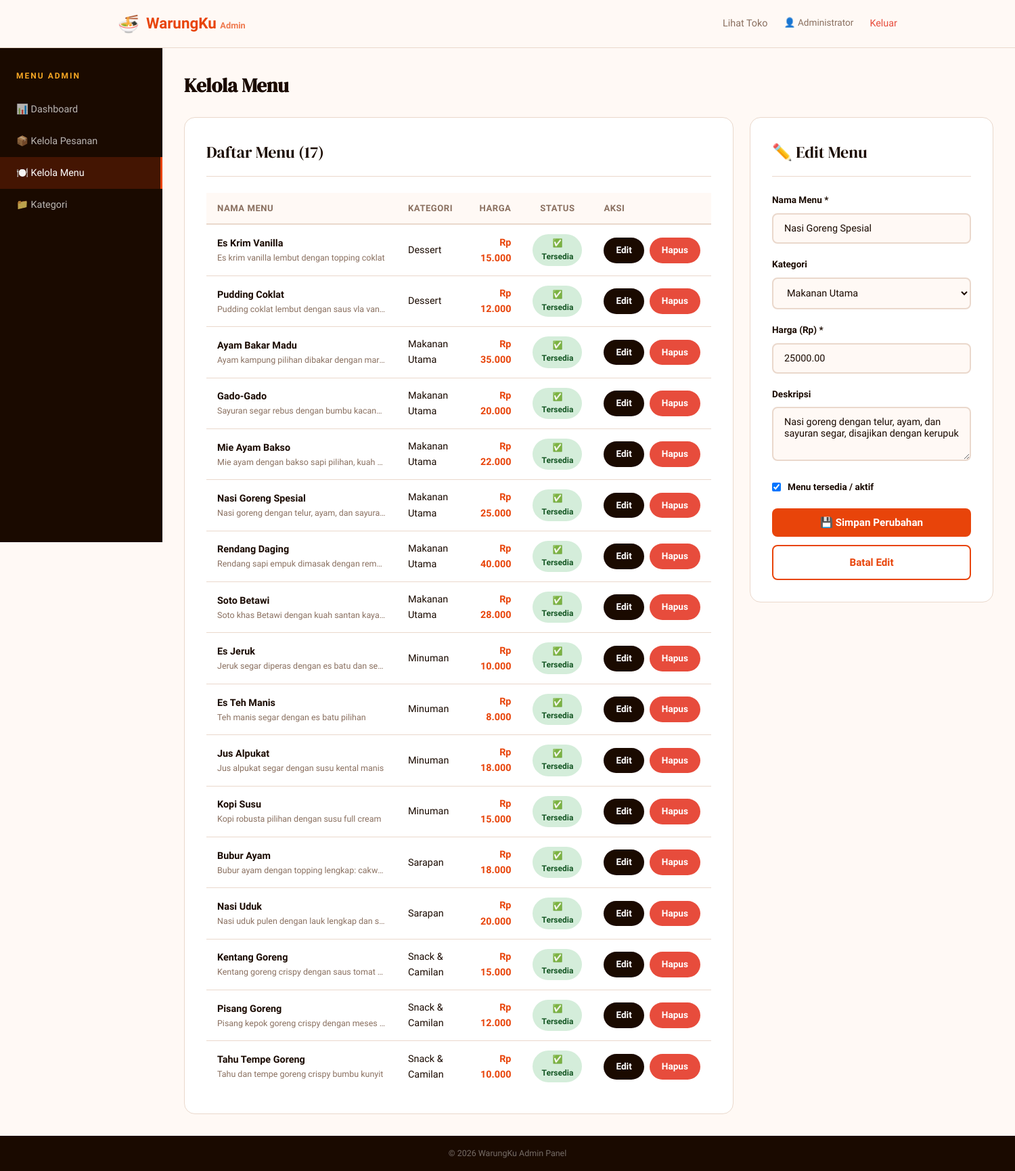
The page /menu.php?edit=1 (signed in) on the database its author committed.
### tables this page shows
CREATE TABLE IF NOT EXISTS menu (
    id INT AUTO_INCREMENT PRIMARY KEY,
    kategori_id INT,
    nama VARCHAR(200) NOT NULL,
    deskripsi TEXT,
    harga DECIMAL(10,2) NOT NULL,
    gambar VARCHAR(255) DEFAULT NULL,
    tersedia TINYINT(1) DEFAULT 1,
    created_at TIMESTAMP DEFAULT CURRENT_TIMESTAMP,
    FOREIGN KEY (kategori_id) REFERENCES kategori(id) ON DELETE SET NULL
);

CREATE TABLE IF NOT EXISTS kategori (
    id INT AUTO_INCREMENT PRIMARY KEY,
    nama VARCHAR(100) NOT NULL,
    ikon VARCHAR(10) DEFAULT '🍽️',
    created_at TIMESTAMP DEFAULT CURRENT_TIMESTAMP
);

### config.php (called while the page is built, shortened)
<?php
function formatHarga($harga) {
    return CURRENCY . ' ' . number_format($harga, 0, ',', '.');
}

### menu.php (the view, shortened to what this page needs)
<?php
require_once '../includes/config.php';
$db = getDB();
$menus     = $db->query("SELECT m.*, k.nama AS nama_kategori FROM menu m LEFT JOIN kategori k ON m.kategori_id = k.id ORDER BY k.nama, m.nama")->fetch_all(MYSQLI_ASSOC);
$kategoris = $db->query("SELECT * FROM kategori ORDER BY nama")->fetch_all(MYSQLI_ASSOC);
$editMenu = null;
if (isset($_GET['edit'])) {
    $eid = (int)$_GET['edit'];
    $stmt = $db->prepare("SELECT * FROM menu WHERE id = ?");
    $stmt->bind_param('i', $eid);
    $stmt->execute();
    $editMenu = $stmt->get_result()->fetch_assoc();
}
require_once 'header-admin.php';
?>
<div style="display:grid;grid-template-columns:1fr 360px;gap:1.5rem;align-items:start">
    <div class="card">
        <div class="card-title">Daftar Menu (<?= count($menus) ?>)</div>
        <div class="table-responsive">
            <table>
                <thead>
                    <tr>
                        <th>Nama Menu</th>
                        <th>Kategori</th>
                        <th style="text-align:right">Harga</th>
                        <th style="text-align:center">Status</th>
                        <th>Aksi</th>
                    </tr>
                </thead>
                <tbody>
                    <?php foreach ($menus as $m): ?>
                    <tr>
                        <td>
                            <strong><?= htmlspecialchars($m['nama']) ?></strong>
                            <?php if ($m['deskripsi']): ?>
                            <div style="font-size:.78rem;color:var(--text-muted);max-width:250px;overflow:hidden;text-overflow:ellipsis;white-space:nowrap">
                                <?= htmlspecialchars($m['deskripsi']) ?>
                            </div>
                            <?php endif; ?>
                        </td>
                        <td><?= htmlspecialchars($m['nama_kategori'] ?? '-') ?></td>
                        <td style="text-align:right;font-weight:600;color:var(--primary)"><?= formatHarga($m['harga']) ?></td>
                        <td style="text-align:center">
                            <a href="menu.php?toggle=<?= $m['id'] ?>"
                               style="display:inline-block;padding:4px 12px;border-radius:999px;font-size:.75rem;font-weight:700;<?= $m['tersedia'] ? 'background:#D4EDDA;color:#155724' : 'background:#F8D7DA;color:#721C24' ?>">
                                <?= $m['tersedia'] ? '✅ Tersedia' : '❌ Habis' ?>
                            </a>
                        </td>
                        <td>
                            <div style="display:flex;gap:.5rem">
                                <a href="menu.php?edit=<?= $m['id'] ?>" class="btn btn-sm btn-dark">Edit</a>
                                <a href="menu.php?hapus=<?= $m['id'] ?>" class="btn btn-sm btn-danger"
                                   onclick="return confirmDelete('Hapus menu <?= htmlspecialchars(addslashes($m['nama'])) ?>?')">Hapus</a>
                            </div>
                        </td>
                    </tr>
                    <?php endforeach; ?>
                </tbody>
            </table>
        </div>
    </div>
    <div class="card" style="position:sticky;top:90px">
        <div class="card-title"><?= $editMenu ? '✏️ Edit Menu' : '➕ Tambah Menu Baru' ?></div>
        <form method="POST">
            <div class="form-group">
                <label>Nama Menu *</label>
                <input type="text" name="nama" value="<?= htmlspecialchars($editMenu['nama'] ?? '') ?>" required placeholder="Nama menu">
            </div>
            <div class="form-group">
                <label>Kategori</label>
                <select name="kategori_id">
                    <?php foreach ($kategoris as $kat): ?>
                    <option value="<?= $kat['id'] ?>" <?= ($editMenu['kategori_id'] ?? '') == $kat['id'] ? 'selected' : '' ?>>
                        <?= htmlspecialchars($kat['nama']) ?>
                    </option>
                    <?php endforeach; ?>
                </select>
            </div>
            <div class="form-group">
                <label>Harga (Rp) *</label>
                <input type="number" name="harga" value="<?= $editMenu['harga'] ?? '' ?>" required min="0" step="500" placeholder="25000">
            </div>
            <div class="form-group">
                <label>Deskripsi</label>
                <textarea name="deskripsi" placeholder="Deskripsi singkat menu..."><?= htmlspecialchars($editMenu['deskripsi'] ?? '') ?></textarea>
            </div>
            <div class="form-group" style="display:flex;align-items:center;gap:10px">
                <input type="checkbox" name="tersedia" id="tersedia" style="width:auto"
                       <?= ($editMenu['tersedia'] ?? 1) ? 'checked' : '' ?>>
                <label for="tersedia" style="margin:0;cursor:pointer">Menu tersedia / aktif</label>
            </div>
            <button type="submit" class="btn btn-primary btn-block">
                <?= $editMenu ? '💾 Simpan Perubahan' : '➕ Tambah Menu' ?>
            </button>
            <?php if ($editMenu): ?>
            <a href="menu.php" class="btn btn-outline btn-block" style="margin-top:.75rem">Batal Edit</a>
            <?php endif; ?>
        </form>
    </div>
</div>
<?php require_once 'footer-admin.php'; ?>

### style.css (style rules this page uses)
:root { --primary: #E8440A; --primary-dark: #C4350A; --primary-light: #FF6B35; --accent: #F5A623; --bg: #FFF9F5; --bg-card: #FFFFFF; --bg-dark: #1A0A00; --text: #1A0A00; --text-muted: #8A7060; --text-light: #BFA89A; --border: #EAD8CC; --success: #2ECC71; --warning: #F39C12; --danger: #E74C3C; --info: #3498DB; --shadow-sm: 0 2px 8px rgba(232,68,10,0.08); --shadow-md: 0 8px 32px rgba(232,68,10,0.12); --shadow-lg: 0 16px 48px rgba(232,68,10,0.16); --radius: 16px; --radius-sm: 8px; --radius-lg: 24px; }
* { margin: 0; padding: 0; box-sizing: border-box; }
body { font-family: 'Sora', sans-serif; background: var(--bg); color: var(--text); line-height: 1.6; min-height: 100vh; display: flex; flex-direction: column; }
a { text-decoration: none; color: inherit; }
.btn { display: inline-flex; align-items: center; gap: 8px; padding: 12px 28px; border-radius: 999px; font-weight: 600; font-size: .95rem; border: none; cursor: pointer; transition: all .2s; font-family: 'Sora', sans-serif; }
.btn-primary { background: var(--primary); color: white; }
.btn-outline { background: transparent; color: var(--primary); border: 2px solid var(--primary); }
.btn-dark { background: var(--bg-dark); color: white; }
.btn-danger { background: var(--danger); color: white; }
.btn-sm { padding: 8px 18px; font-size: .85rem; }
.btn-block { width: 100%; justify-content: center; border-radius: var(--radius-sm); }
.card { background: var(--bg-card); border-radius: var(--radius); border: 1px solid var(--border); padding: 2rem; }
.card-title { font-family: 'DM Serif Display', serif; font-size: 1.5rem; margin-bottom: 1.5rem; padding-bottom: 1rem; border-bottom: 1px solid var(--border); }
.form-group { margin-bottom: 1.25rem; }
.form-group label { display: block; font-weight: 600; font-size: .85rem; margin-bottom: .5rem; color: var(--text); }
.form-group input, .form-group textarea, .form-group select { width: 100%; padding: 12px 16px; border: 2px solid var(--border); border-radius: var(--radius-sm); font-family: 'Sora', sans-serif; font-size: .9rem; background: var(--bg); color: var(--text); transition: border-color .2s; outline: none; }
.form-group textarea { resize: vertical; min-height: 80px; }
.table-responsive { overflow-x: auto; }
table { width: 100%; border-collapse: collapse; }
table th { text-align: left; padding: 12px 16px; background: var(--bg); font-size: .82rem; font-weight: 700; color: var(--text-muted); text-transform: uppercase; letter-spacing: .5px; border-bottom: 2px solid var(--border); }
table td { padding: 14px 16px; border-bottom: 1px solid var(--border); font-size: .9rem; }
table tr:last-child td { border-bottom: none; }

### rows shown on the page
menu: nama "Es Krim Vanilla", deskripsi "Es krim vanilla lembut dengan topping coklat", kategori.nama "Dessert", harga "Rp 15.000", tersedia "✅ Tersedia"
menu: nama "Pudding Coklat", deskripsi "Pudding coklat lembut dengan saus vla van…", kategori.nama "Dessert", harga "Rp 12.000", tersedia "✅ Tersedia"
menu: nama "Ayam Bakar Madu", deskripsi "Ayam kampung pilihan dibakar dengan mar…", kategori.nama "Makanan Utama", harga "Rp 35.000", tersedia "✅ Tersedia"
menu: nama "Gado-Gado", deskripsi "Sayuran segar rebus dengan bumbu kacan…", kategori.nama "Makanan Utama", harga "Rp 20.000", tersedia "✅ Tersedia"
menu: nama "Mie Ayam Bakso", deskripsi "Mie ayam dengan bakso sapi pilihan, kuah…", kategori.nama "Makanan Utama", harga "Rp 22.000", tersedia "✅ Tersedia"
menu: nama "Nasi Goreng Spesial", deskripsi "Nasi goreng dengan telur, ayam, dan sayura…", kategori.nama "Makanan Utama", harga "Rp 25.000", shows "✅ Tersedia", kategori_id "Makanan Utama", harga "25000.00", deskripsi "Nasi goreng dengan telur, ayam, dan sayuran segar, disajikan dengan kerupuk", tersedia "☑"
menu: nama "Rendang Daging", deskripsi "Rendang sapi empuk dimasak dengan rem…", kategori.nama "Makanan Utama", harga "Rp 40.000", tersedia "✅ Tersedia"
menu: nama "Soto Betawi", deskripsi "Soto khas Betawi dengan kuah santan kaya…", kategori.nama "Makanan Utama", harga "Rp 28.000", tersedia "✅ Tersedia"
menu: nama "Es Jeruk", deskripsi "Jeruk segar diperas dengan es batu dan se…", kategori.nama "Minuman", harga "Rp 10.000", tersedia "✅ Tersedia"
menu: nama "Es Teh Manis", deskripsi "Teh manis segar dengan es batu pilihan", kategori.nama "Minuman", harga "Rp 8.000", tersedia "✅ Tersedia"
menu: nama "Jus Alpukat", deskripsi "Jus alpukat segar dengan susu kental manis", kategori.nama "Minuman", harga "Rp 18.000", tersedia "✅ Tersedia"
menu: nama "Kopi Susu", deskripsi "Kopi robusta pilihan dengan susu full cream", kategori.nama "Minuman", harga "Rp 15.000", tersedia "✅ Tersedia"
menu: nama "Bubur Ayam", deskripsi "Bubur ayam dengan topping lengkap: cakw…", kategori.nama "Sarapan", harga "Rp 18.000", tersedia "✅ Tersedia"
menu: nama "Nasi Uduk", deskripsi "Nasi uduk pulen dengan lauk lengkap dan s…", kategori.nama "Sarapan", harga "Rp 20.000", tersedia "✅ Tersedia"
menu: nama "Kentang Goreng", deskripsi "Kentang goreng crispy dengan saus tomat…", kategori.nama "Snack & Camilan", harga "Rp 15.000", tersedia "✅ Tersedia"
menu: nama "Pisang Goreng", deskripsi "Pisang kepok goreng crispy dengan meses…", kategori.nama "Snack & Camilan", harga "Rp 12.000", tersedia "✅ Tersedia"
menu: nama "Tahu Tempe Goreng", deskripsi "Tahu dan tempe goreng crispy bumbu kunyit", kategori.nama "Snack & Camilan", harga "Rp 10.000", tersedia "✅ Tersedia"

### other values the page prints
SITE_NAME "WarungKu"
$_SESSION['admin_name'] "Administrator"
$l['icon'] "📊"
$l['label'] "Dashboard"
$l['icon'] "📦"
$l['label'] "Kelola Pesanan"
$l['icon'] "🍽️"
$l['label'] "Kelola Menu"
$l['icon'] "📁"
$l['label'] "Kategori"
$pageTitle "Kelola Menu"
count($menus) "17"
